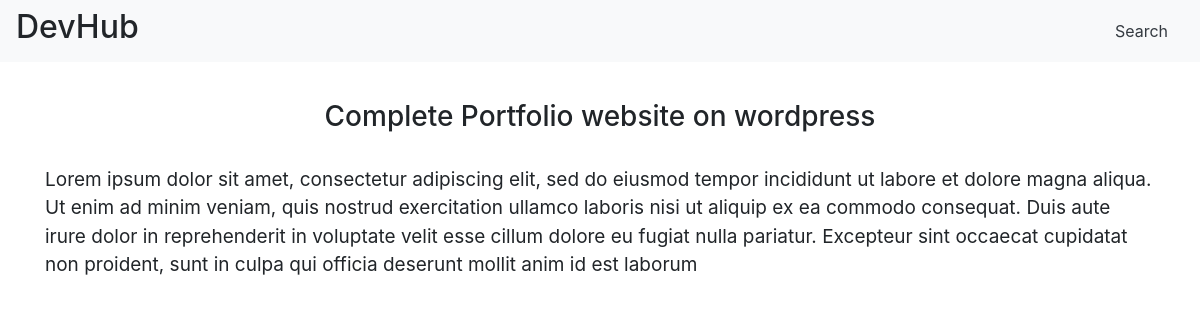
Screenshot of /view_goal.php?gid=3 with the database file from the repository.
### tables this page shows
CREATE TABLE `goals` (
  `gid` int NOT NULL,
  `uid` int NOT NULL,
  `title` varchar(100) NOT NULL,
  `description` varchar(1000) NOT NULL,
  `timestamp` timestamp NOT NULL DEFAULT CURRENT_TIMESTAMP,
  `completed` smallint NOT NULL DEFAULT '0',
  `alert_date` int NOT NULL
);

### view_goal.php (the view, shortened to what this page needs)
<!DOCTYPE html>
<html lang="en">
<head>
    <link rel="stylesheet" href="https://maxcdn.bootstrapcdn.com/bootstrap/4.0.0/css/bootstrap.min.css">
</head>
<body>
<?php require_once 'nav.php'; ?>
<?php
if(isset($_GET['gid'])){
$g=$_GET['gid'];
$sql= 'select * from goals where gid='.$g;
$result= mysqli_query($con,$sql);
if($result){
    $goal=mysqli_fetch_array($result);
echo '
<div class="container" style="margin-top:100px;">
<center>
<h3>
'.$goal['title'].'
</h3>
</center>
<br>
<p style="font-size:19px;">
'.$goal['description'].'
</p>
</div>
';
}
else{
    echo 'No such goal';
}
}
else{
    header("location:../index.php");
}
?>
</body>
</html>

### rows the page displays
goals: title "Complete Portfolio website on wordpress", description "Lorem ipsum dolor sit amet, consectetur adipiscing elit, sed do eiusmod tempor incididunt ut labore et dolore magna aliqua. Ut enim ad minim veniam, quis nostrud exercitation ullamco laboris nisi ut aliquip ex ea commodo consequat. Duis aute irure dolor in reprehenderit in voluptate velit esse cillum dolore eu fugiat nulla pariatur. Excepteur sint occaecat cupidatat non proident, sunt in culpa qui officia deserunt mollit anim id est laborum"
